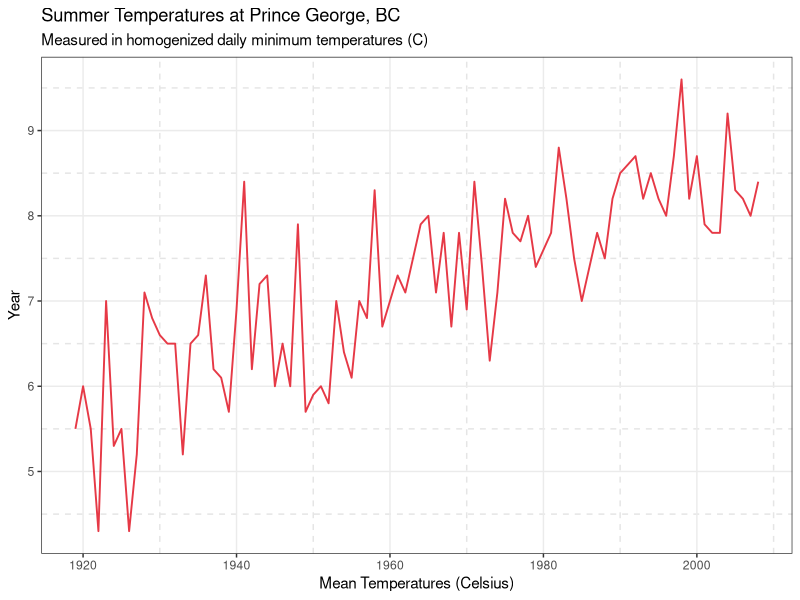
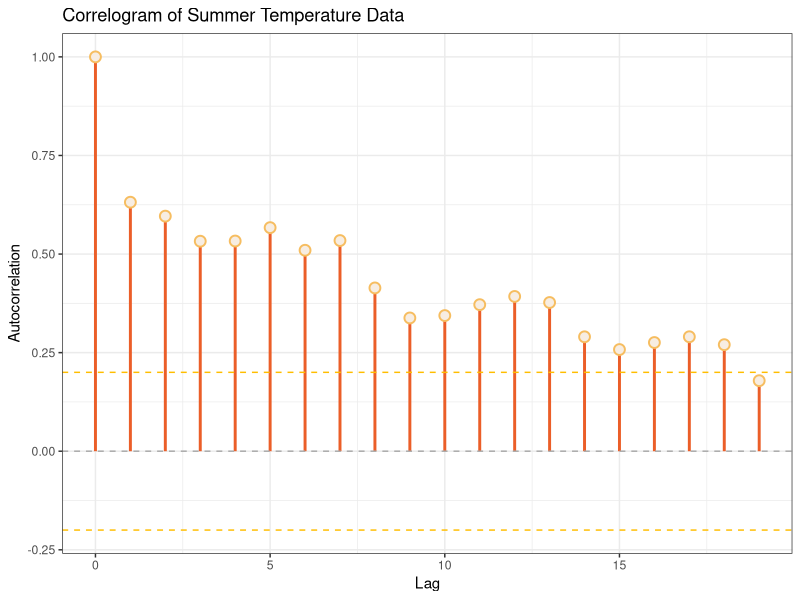
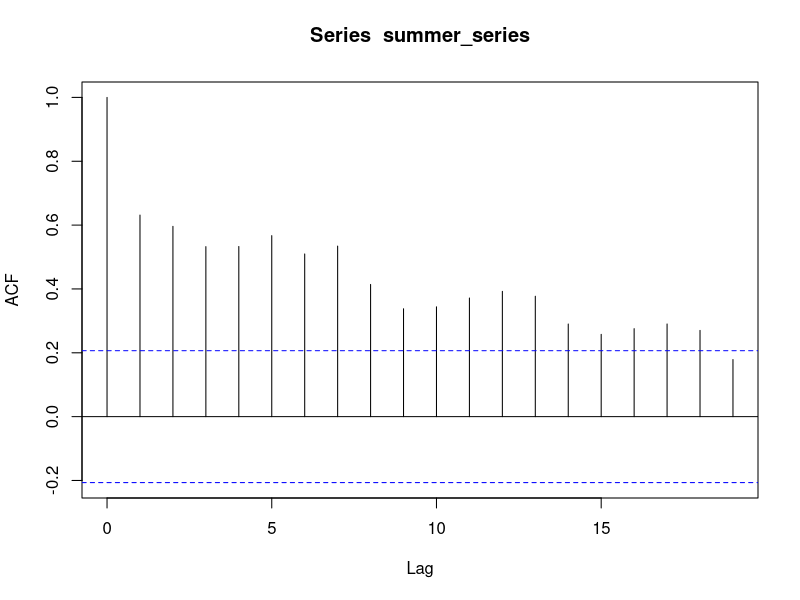

R code for these plots, in order:
#read.csv("labs//LakeLevels.csv")
df1 = read.csv("labs//dataTempPG.csv")

summer_data = df1$Summer

# the data are yearly starting in 1919
summer_series = ts(data = summer_data,
                   start = c(1919),
                   frequency = 1)

# prepare for plotting
library(zoo)
library(ggplot2)
p1data = fortify.zoo(summer_series)
p1 <- ggplot(p1data, aes(x = Index, y = summer_series)) +
  geom_line(color = "#E63946", linewidth = 0.65) +
  labs(
    title = "Summer Temperatures at Prince George, BC",
    subtitle = "Measured in homogenized daily minimum temperatures (C)",
    x = "Mean Temperatures (Celsius)",
    y = "Year"
  ) + theme_bw() +
  theme(panel.grid.minor = element_line(
    color = "grey90",
    linetype = "dashed",
    linewidth = 0.5
  ))
print(p1)

# get autocorrelation

p2data = data.frame(
  h = 0:19,
  rh = acf(summer_series, plot = FALSE)$acf
)

p2 <- ggplot(p2data, aes(x = h, y = rh)) +
  geom_segment(aes(xend = h, yend = 0),
               color = "#eb5e28",
               size = 1) +
  geom_point(
    col = "#f6bd60",
    fill = "#f7ede2",
    stroke = 1,
    size = 3,
    shape = 21
  ) +
  geom_hline(yintercept = 0.2, linetype = "dashed", col = "#ffbd00")+
  geom_hline(yintercept = -0.2, linetype = "dashed", col = "#ffbd00")+
  ylim(-0.2, 1)+
  geom_hline(yintercept = 0,
             linetype = "dashed",
             color = "darkgray") +
  labs(x = "Lag", y = "Autocorrelation", 
       title = "Correlogram of Summer Temperature Data") +
  theme_bw()
print(p2)
acf(summer_series, plot = TRUE)
